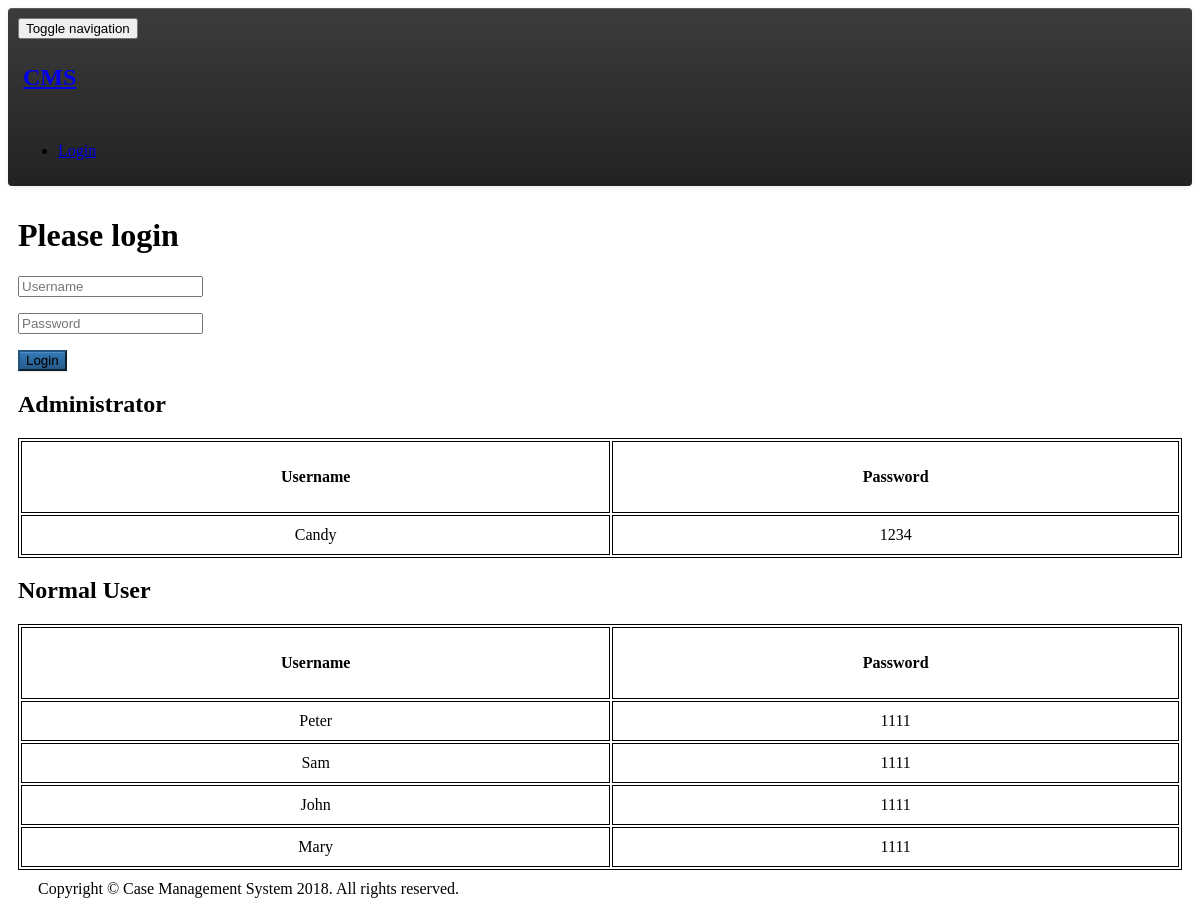
/cms/login.php, run on the app's committed database.
### tables this page shows
create table users (
	user_id		int primary key auto_increment,
	username	varchar(50) not null,
	password	varchar(50) not null,
	type		char(1) not null,
	dob			date,
	gender		char(1),
	tel_no		varchar(8),
	email		varchar(100),
	photo		varchar(100)
);

### cms/login.php (the view, shortened to what this page needs)
<?php
    include 'includes/header.php';
?>
<div class="container">
<div class="jumbotron">
<h1>Please login</h1>
<form method="post" action="checklogin.php">
	<input class="form-control" type="text" name="username" placeholder="Username" /><p>
	<input class="form-control" type="password" name="password" placeholder="Password" /><p>
	<input class="btn btn-primary" type="submit" value="Login" />
	<?php
		$con = mysql_connect("localhost","root","password");
		$sql = "select username, password
			  from users where type = 'A';
			 ";
		$result = mysql_query($sql,$con);
		$rownum = mysql_num_rows($result);
		echo "<h2>Administrator</h2>";
		echo "<table border=1 cellpadding=10 class='table table-striped'>";
		echo "<tr>
				<th>Username</th>
				<th>Password</th>
			</tr>";
		for($i=0; $i<$rownum; $i++) {
			$row = mysql_fetch_array($result);
			$username = $row[0];
			$password = $row[1];
			echo "<tr>
				 <td>$username</td>
				 <td>$password</td>
			   </tr>
			  ";
		}
		echo "</table>";
		$sql = "select username, password
			  from users where type = 'U';
			 ";
		$result = mysql_query($sql,$con);
		$rownum = mysql_num_rows($result);
		echo "<h2>Normal User</h2>";
		echo "<table border=1 cellpadding=10 class='table table-striped'>";
		echo "<tr>
				<th>Username</th>
				<th>Password</th>
			</tr>";
		for($i=0; $i<$rownum; $i++) {
			$row = mysql_fetch_array($result);
			$username = $row[0];
			$password = $row[1];
			echo "<tr>
				 <td>$username</td>
				 <td>$password</td>
			   </tr>
			  ";
		}
		echo "</table>";
	?>
</form>
</div>
</div>
<?php
    include 'includes/footer.php';
?>

### cms/css/myStyle.css (style rules this page uses)
table, th, td { border: 1px solid black; }
table { width: 100%;text-align: center; }
th { height: 50px;text-align: center; }
div { padding: 5px; }

### data on the page
users: username "Candy", password "1234"
users: username "Peter", password "1111"
users: username "Sam", password "1111"
users: username "John", password "1111"
users: username "Mary", password "1111"
